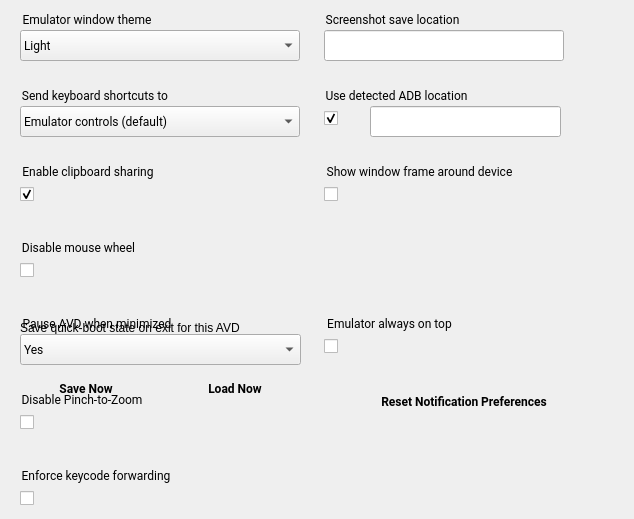
   <widget class="QWidget" name="general_tab">
    <attribute name="title">
     <string>General</string>
    </attribute>
    <widget class="QCheckBox" name="set_autoFindAdb">
     <property name="geometry">
      <rect>
       <x>324</x>
       <y>106</y>
       <width>41</width>
       <height>24</height>
      </rect>
     </property>
     <property name="accessibleDescription">
      <string>Use detected ADB location</string>
     </property>
     <property name="iconSize">
      <size>
       <width>24</width>
       <height>24</height>
      </size>
     </property>
     <property name="checked">
      <bool>true</bool>
     </property>
     <property name="ColorGroup" stdset="0">
      <string>Toggle</string>
     </property>
     <property name="report_metrics" stdset="0">
      <bool>false</bool>
     </property>
    </widget>
    <widget class="QPushButton" name="set_saveLocFolderButton">
     <property name="geometry">
      <rect>
       <x>572</x>
       <y>30</y>
       <width>32</width>
       <height>32</height>
      </rect>
     </property>
     <property name="accessibleDescription">
      <string>Select screenshot save location</string>
     </property>
     <property name="text">
      <string notr="true"/>
     </property>
     <property name="icon">
      <iconset resource="../resources.qrc">
       <normaloff>:/dark/folder</normaloff>:/dark/folder</iconset>
     </property>
     <property name="iconSize">
      <size>
       <width>24</width>
       <height>24</height>
      </size>
     </property>
     <property name="flat">
      <bool>true</bool>
     </property>
     <property name="themeIconName" stdset="0">
      <string notr="true">folder</string>
     </property>
     <property name="report_metrics" stdset="0">
      <bool>false</bool>
     </property>
    </widget>
    <widget class="QComboBox" name="set_forwardShortcutsToDevice">
     <property name="geometry">
      <rect>
       <x>20</x>
       <y>106</y>
       <width>280</width>
       <height>31</height>
      </rect>
     </property>
     <property name="font">
      <font>
       <family>Roboto</family>
      </font>
     </property>
     <property name="styleSheet">
      <string notr="true">padding: 3px 3px 3px 3px;</string>
     </property>
     <property name="report_metrics" stdset="0">
      <bool>false</bool>
     </property>
     <item>
      <property name="text">
       <string>Emulator controls (default)</string>
      </property>
     </item>
     <item>
      <property name="text">
       <string>Virtual device</string>
      </property>
     </item>
    </widget>
    <widget class="QGroupBox" name="kbdShortcutsTitle">
     <property name="geometry">
      <rect>
       <x>20</x>
       <y>86</y>
       <width>281</width>
       <height>21</height>
      </rect>
     </property>
     <property name="font">
      <font>
       <family>Roboto</family>
      </font>
     </property>
     <property name="styleSheet">
      <string notr="true">border: 0px;</string>
     </property>
     <property name="title">
      <string>Send keyboard shortcuts to</string>
     </property>
     <property name="ColorGroup" stdset="0">
      <string>Title</string>
     </property>
    </widget>
    <widget class="QGroupBox" name="saveLocationTitle">
     <property name="geometry">
      <rect>
       <x>324</x>
       <y>10</y>
       <width>301</width>
       <height>21</height>
      </rect>
     </property>
     <property name="font">
      <font>
       <family>Roboto</family>
      </font>
     </property>
     <property name="styleSheet">
      <string notr="true">border: 0px;</string>
     </property>
     <property name="title">
      <string>Screenshot save location</string>
     </property>
     <property name="ColorGroup" stdset="0">
      <string>Title</string>
     </property>
    </widget>
    <widget class="QCheckBox" name="set_frameAlways">
     <property name="geometry">
      <rect>
       <x>324</x>
       <y>182</y>
       <width>211</width>
       <height>24</height>
      </rect>
     </property>
     <property name="accessibleDescription">
      <string>Show window frame around device</string>
     </property>
     <property name="iconSize">
      <size>
       <width>24</width>
       <height>24</height>
      </size>
     </property>
     <property name="checked">
      <bool>false</bool>
     </property>
     <property name="ColorGroup" stdset="0">
      <string>Toggle</string>
     </property>
     <property name="report_metrics" stdset="0">
      <bool>false</bool>
     </property>
    </widget>
    <widget class="QComboBox" name="set_themeBox">
     <property name="geometry">
      <rect>
       <x>20</x>
       <y>30</y>
       <width>280</width>
       <height>31</height>
      </rect>
     </property>
     <property name="font">
      <font>
       <family>Roboto</family>
      </font>
     </property>
     <property name="styleSheet">
      <string notr="true">padding: 3px 3px 3px 3px;</string>
     </property>
     <property name="report_metrics" stdset="0">
      <bool>false</bool>
     </property>
     <item>
      <property name="text">
       <string>Light</string>
      </property>
     </item>
     <item>
      <property name="text">
       <string>Dark</string>
      </property>
     </item>
    </widget>
    <widget class="QLineEdit" name="set_adbPathBox">
     <property name="enabled">
      <bool>true</bool>
     </property>
     <property name="geometry">
      <rect>
       <x>370</x>
       <y>106</y>
       <width>191</width>
       <height>31</height>
      </rect>
     </property>
     <property name="sizePolicy">
      <sizepolicy hsizetype="Fixed" vsizetype="Fixed">
       <horstretch>0</horstretch>
       <verstretch>0</verstretch>
      </sizepolicy>
     </property>
     <property name="accessibleDescription">
      <string>ADB location</string>
     </property>
     <property name="readOnly">
      <bool>false</bool>
     </property>
    </widget>
    <widget class="QGroupBox" name="set_frameAlwaysTitle">
     <property name="geometry">
      <rect>
       <x>324</x>
       <y>162</y>
       <width>211</width>
       <height>21</height>
      </rect>
     </property>
     <property name="font">
      <font>
       <family>Roboto</family>
      </font>
     </property>
     <property name="styleSheet">
      <string notr="true">border: 0px;</string>
     </property>
     <property name="title">
      <string>Show window frame around device</string>
     </property>
     <property name="ColorGroup" stdset="0">
      <string>Title</string>
     </property>
    </widget>
    <widget class="QGroupBox" name="autoFindAdbTitle">
     <property name="geometry">
      <rect>
       <x>324</x>
       <y>86</y>
       <width>251</width>
       <height>21</height>
      </rect>
     </property>
     <property name="font">
      <font>
       <family>Roboto</family>
      </font>
     </property>
     <property name="styleSheet">
      <string notr="true">border: 0px;</string>
     </property>
     <property name="title">
      <string>Use detected ADB location</string>
     </property>
     <property name="ColorGroup" stdset="0">
      <string>Title</string>
     </property>
    </widget>
    <widget class="QPushButton" name="set_adbPathButton">
     <property name="geometry">
      <rect>
       <x>572</x>
       <y>106</y>
       <width>32</width>
       <height>32</height>
      </rect>
     </property>
     <property name="accessibleDescription">
      <string>Select ADB location</string>
     </property>
     <property name="text">
      <string notr="true"/>
     </property>
     <property name="icon">
      <iconset resource="../resources.qrc">
       <normaloff>:/dark/folder</normaloff>:/dark/folder</iconset>
     </property>
     <property name="iconSize">
      <size>
       <width>24</width>
       <height>24</height>
      </size>
     </property>
     <property name="flat">
      <bool>true</bool>
     </property>
     <property name="themeIconName" stdset="0">
      <string notr="true">folder</string>
     </property>
     <property name="report_metrics" stdset="0">
      <bool>false</bool>
     </property>
    </widget>
    <widget class="QGroupBox" name="themeTitle">
     <property name="geometry">
      <rect>
       <x>20</x>
       <y>10</y>
       <width>181</width>
       <height>21</height>
      </rect>
     </property>
     <property name="font">
      <font>
       <family>Roboto</family>
      </font>
     </property>
     <property name="styleSheet">
      <string notr="true">border: 0px;</string>
     </property>
     <property name="title">
      <string>Emulator window theme</string>
     </property>
     <property name="ColorGroup" stdset="0">
      <string>Title</string>
     </property>
    </widget>
    <widget class="QLineEdit" name="set_saveLocBox">
     <property name="enabled">
      <bool>true</bool>
     </property>
     <property name="geometry">
      <rect>
       <x>324</x>
       <y>30</y>
       <width>240</width>
       <height>31</height>
      </rect>
     </property>
     <property name="sizePolicy">
      <sizepolicy hsizetype="Fixed" vsizetype="Fixed">
       <horstretch>0</horstretch>
       <verstretch>0</verstretch>
      </sizepolicy>
     </property>
     <property name="accessibleDescription">
      <string>Screenshot save location</string>
     </property>
     <property name="readOnly">
      <bool>false</bool>
     </property>
    </widget>
    <widget class="QCheckBox" name="set_onTop">
     <property name="geometry">
      <rect>
       <x>324</x>
       <y>334</y>
       <width>211</width>
       <height>24</height>
      </rect>
     </property>
     <property name="accessibleDescription">
      <string>Emulator always on top</string>
     </property>
     <property name="iconSize">
      <size>
       <width>24</width>
       <height>24</height>
      </size>
     </property>
     <property name="checked">
      <bool>false</bool>
     </property>
     <property name="ColorGroup" stdset="0">
      <string>Toggle</string>
     </property>
     <property name="report_metrics" stdset="0">
      <bool>false</bool>
     </property>
    </widget>
    <widget class="QGroupBox" name="set_onTopTitle">
     <property name="geometry">
      <rect>
       <x>324</x>
       <y>314</y>
       <width>211</width>
       <height>21</height>
      </rect>
     </property>
     <property name="font">
      <font>
       <family>Roboto</family>
      </font>
     </property>
     <property name="styleSheet">
      <string notr="true">border: 0px;</string>
     </property>
     <property name="title">
      <string>Emulator always on top</string>
     </property>
     <property name="ColorGroup" stdset="0">
      <string>Title</string>
     </property>
    </widget>
    <widget class="QCheckBox" name="set_clipboardSharing">
     <property name="geometry">
      <rect>
       <x>20</x>
       <y>182</y>
       <width>211</width>
       <height>24</height>
      </rect>
     </property>
     <property name="accessibleDescription">
      <string>Enable clipboard sharing</string>
     </property>
     <property name="iconSize">
      <size>
       <width>24</width>
       <height>24</height>
      </size>
     </property>
     <property name="checked">
      <bool>true</bool>
     </property>
     <property name="ColorGroup" stdset="0">
      <string>Toggle</string>
     </property>
     <property name="report_metrics" stdset="0">
      <bool>false</bool>
     </property>
    </widget>
    <widget class="QGroupBox" name="set_clipboardSharingTitle">
     <property name="geometry">
      <rect>
       <x>20</x>
       <y>162</y>
       <width>211</width>
       <height>21</height>
      </rect>
     </property>
     <property name="font">
      <font>
       <family>Roboto</family>
      </font>
     </property>
     <property name="styleSheet">
      <string notr="true">border: 0px;</string>
     </property>
     <property name="title">
      <string>Enable clipboard sharing</string>
     </property>
     <property name="ColorGroup" stdset="0">
      <string>Title</string>
     </property>
    </widget>
    <widget class="QGroupBox" name="set_DisableMouseWheelTitle">
     <property name="geometry">
      <rect>
       <x>20</x>
       <y>238</y>
       <width>211</width>
       <height>21</height>
      </rect>
     </property>
     <property name="font">
      <font>
       <family>Roboto</family>
      </font>
     </property>
     <property name="styleSheet">
      <string notr="true">border: 0px;</string>
     </property>
     <property name="title">
      <string>Disable mouse wheel</string>
     </property>
     <property name="ColorGroup" stdset="0">
      <string>Title</string>
     </property>
    </widget>
    <widget class="QCheckBox" name="set_disableMouseWheel">
     <property name="geometry">
      <rect>
       <x>20</x>
       <y>258</y>
       <width>211</width>
       <height>24</height>
      </rect>
     </property>
     <property name="accessibleDescription">
      <string>Disable mouse wheel</string>
     </property>
     <property name="iconSize">
      <size>
       <width>24</width>
       <height>24</height>
      </size>
     </property>
     <property name="checked">
      <bool>false</bool>
     </property>
     <property name="ColorGroup" stdset="0">
      <string>Toggle</string>
     </property>
     <property name="report_metrics" stdset="0">
      <bool>false</bool>
     </property>
    </widget>
    <widget class="QGroupBox" name="set_disablePinchToZoomTitle">
     <property name="geometry">
      <rect>
       <x>20</x>
       <y>390</y>
       <width>211</width>
       <height>21</height>
      </rect>
     </property>
     <property name="font">
      <font>
       <family>Roboto</family>
      </font>
     </property>
     <property name="styleSheet">
      <string notr="true">border: 0px;</string>
     </property>
     <property name="title">
      <string>Disable Pinch-to-Zoom</string>
     </property>
     <property name="ColorGroup" stdset="0">
      <string>Title</string>
     </property>
    </widget>
    <widget class="QCheckBox" name="set_disablePinchToZoom">
     <property name="geometry">
      <rect>
       <x>20</x>
       <y>410</y>
       <width>211</width>
       <height>24</height>
      </rect>
     </property>
     <property name="accessibleDescription">
      <string>Disable Pinch-to-Zoom</string>
     </property>
     <property name="iconSize">
      <size>
       <width>24</width>
       <height>24</height>
      </size>
     </property>
     <property name="checked">
      <bool>false</bool>
     </property>
     <property name="ColorGroup" stdset="0">
      <string>Toggle</string>
     </property>
     <property name="report_metrics" stdset="0">
      <bool>false</bool>
     </property>
    </widget>
    <widget class="QGroupBox" name="set_enforceKeycodeForwardingTitle">
     <property name="geometry">
      <rect>
       <x>20</x>
       <y>466</y>
       <width>211</width>
       <height>21</height>
      </rect>
     </property>
     <property name="font">
      <font>
       <family>Roboto</family>
      </font>
     </property>
     <property name="styleSheet">
      <string notr="true">border: 0px;</string>
     </property>
     <property name="title">
      <string>Enforce keycode forwarding</string>
     </property>
     <property name="ColorGroup" stdset="0">
      <string>Title</string>
     </property>
    </widget>
    <widget class="QCheckBox" name="set_pauseAvdWhenMinimized">
     <property name="geometry">
      <rect>
       <x>20</x>
       <y>334</y>
       <width>211</width>
       <height>24</height>
      </rect>
     </property>
     <property name="accessibleDescription">
      <string>Pause AVD when minimized</string>
     </property>
     <property name="iconSize">
      <size>
       <width>24</width>
       <height>24</height>
      </size>
     </property>
     <property name="checked">
      <bool>false</bool>
     </property>
     <property name="ColorGroup" stdset="0">
      <string>Toggle</string>
     </property>
     <property name="report_metrics" stdset="0">
      <bool>false</bool>
     </property>
    </widget>
    <widget class="QCheckBox" name="set_enforceKeycodeForwarding">
     <property name="geometry">
      <rect>
       <x>20</x>
       <y>486</y>
       <width>211</width>
       <height>24</height>
      </rect>
     </property>
     <property name="accessibleDescription">
      <string>Enforce keycode forwarding</string>
     </property>
     <property name="iconSize">
      <size>
       <width>24</width>
       <height>24</height>
      </size>
     </property>
     <property name="checked">
      <bool>false</bool>
     </property>
     <property name="ColorGroup" stdset="0">
      <string>Toggle</string>
     </property>
     <property name="report_metrics" stdset="0">
      <bool>false</bool>
     </property>
    </widget>
    <widget class="QGroupBox" name="set_PauseAvdWhenMinimizedTitle">
     <property name="geometry">
      <rect>
       <x>20</x>
       <y>314</y>
       <width>211</width>
       <height>21</height>
      </rect>
     </property>
     <property name="font">
      <font>
       <family>Roboto</family>
      </font>
     </property>
     <property name="styleSheet">
      <string notr="true">border: 0px;</string>
     </property>
     <property name="title">
      <string>Pause AVD when minimized</string>
     </property>
     <property name="ColorGroup" stdset="0">
      <string>Title</string>
     </property>
    </widget>
    <widget class="RaisedMaterialButton" name="set_resetNotifications">
     <property name="geometry">
      <rect>
       <x>324</x>
       <y>383</y>
       <width>280</width>
       <height>36</height>
      </rect>
     </property>
     <property name="font">
      <font>
       <family>Roboto</family>
       <weight>75</weight>
       <bold>true</bold>
      </font>
     </property>
     <property name="text">
      <string>Reset Notification Preferences</string>
     </property>
     <property name="flat">
      <bool>true</bool>
     </property>
     <property name="ColorGroup" stdset="0">
      <string>Button</string>
     </property>
     <property name="report_metrics" stdset="0">
      <bool>false</bool>
     </property>
    </widget>
    <widget class="QLabel" name="set_saveOnExitTitle">
     <property name="geometry">
      <rect>
       <x>20</x>
       <y>293</y>
       <width>281</width>
       <height>42</height>
      </rect>
     </property>
     <property name="text">
      <string>Save quick-boot state on exit for this AVD</string>
     </property>
     <property name="alignment">
      <set>Qt::AlignBottom|Qt::AlignLeading|Qt::AlignLeft</set>
     </property>
     <property name="wordWrap">
      <bool>true</bool>
     </property>
     <property name="ColorGroup" stdset="0">
      <string>Title</string>
     </property>
    </widget>
    <widget class="RaisedMaterialButton" name="set_loadSnapNowButton">
     <property name="geometry">
      <rect>
       <x>169</x>
       <y>370</y>
       <width>132</width>
       <height>36</height>
      </rect>
     </property>
     <property name="font">
      <font>
       <family>Roboto</family>
       <weight>75</weight>
       <bold>true</bold>
      </font>
     </property>
     <property name="text">
      <string>Load Now</string>
     </property>
     <property name="flat">
      <bool>true</bool>
     </property>
     <property name="ColorGroup" stdset="0">
      <string>Button</string>
     </property>
     <property name="report_metrics" stdset="0">
      <bool>false</bool>
     </property>
    </widget>
    <widget class="RaisedMaterialButton" name="set_saveSnapNowButton">
     <property name="geometry">
      <rect>
       <x>20</x>
       <y>370</y>
       <width>132</width>
       <height>36</height>
      </rect>
     </property>
     <property name="font">
      <font>
       <family>Roboto</family>
       <weight>75</weight>
       <bold>true</bold>
      </font>
     </property>
     <property name="text">
      <string>Save Now</string>
     </property>
     <property name="flat">
      <bool>true</bool>
     </property>
     <property name="ColorGroup" stdset="0">
      <string>Button</string>
     </property>
     <property name="report_metrics" stdset="0">
      <bool>false</bool>
     </property>
    </widget>
    <widget class="QComboBox" name="set_saveSnapshotOnExit">
     <property name="geometry">
      <rect>
       <x>20</x>
       <y>334</y>
       <width>281</width>
       <height>31</height>
      </rect>
     </property>
     <property name="font">
      <font>
       <family>Roboto</family>
      </font>
     </property>
     <property name="styleSheet">
      <string notr="true">padding: 3px 3px 3px 3px;</string>
     </property>
     <property name="maxVisibleItems">
      <number>3</number>
     </property>
     <property name="report_metrics" stdset="0">
      <bool>false</bool>
     </property>
     <item>
      <property name="text">
       <string>Yes</string>
      </property>
     </item>
     <item>
      <property name="text">
       <string>No</string>
      </property>
     </item>
     <item>
      <property name="text">
       <string>Ask</string>
      </property>
     </item>
    </widget>
   </widget>
